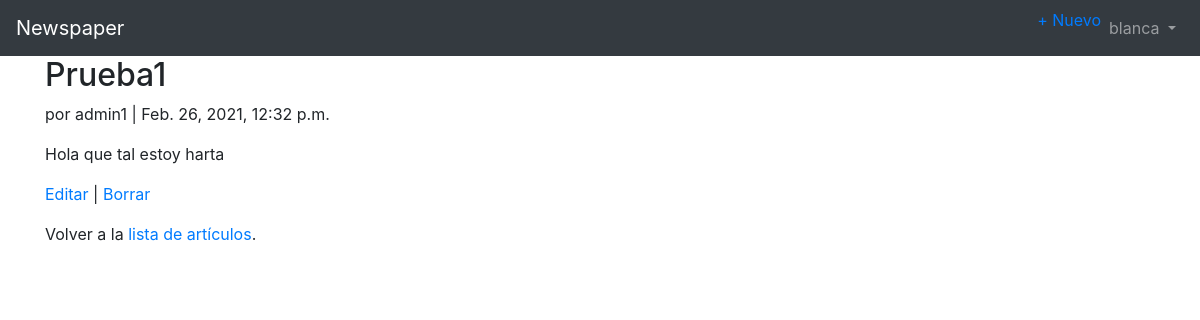
Screenshot of /articles/1/ (signed in) with the database file from the repository.
### accounts/models.py (models this page shows)
class CustomUser(AbstractUser):
    age = models.PositiveIntegerField(null=True, blank=True)

### articles/models.py (models this page shows, shortened)
class Article(models.Model):
    title = models.CharField(max_length=255, verbose_name='Título')
    body = models.TextField(verbose_name='Cuerpo')
    date = models.DateTimeField(auto_now_add=True, verbose_name='Fecha')
    author = models.ForeignKey(
        get_user_model(),
        on_delete=models.CASCADE,
        verbose_name='Autor'
    )

### articles/views.py (the view)
# urls.py: path('<int:pk>/', ArticleDetailView.as_view(), name='article_detail'),
class ArticleDetailView(LoginRequiredMixin, DetailView):
    model = Article
    template_name = 'article_detail.html'

### templates/article_detail.html
{% extends 'base.html' %}
{% block content %}
  <div class="article-entry">
    <h2>{{ object.title }}</h2>
      <p>por {{ object.author }} | {{ object.date }}</p>
      <p>{{ object.body }}</p>
  </div>
  <p><a href="{% url 'article_edit' article.pk %}">Editar</a> | <a href="{% url 'article_delete' article.pk %}">Borrar</a></p>
  <p>Volver a la <a href="{% url 'article_list' %}">lista de artículos</a>.</p>
{% endblock content %}

### templates/base.html (shortened to what this page needs)
<!doctype html>
<html lang="es">
  <head>
    <link rel="stylesheet" href="https://cdn.jsdelivr.net/npm/bootstrap@4.5.3/dist/css/bootstrap.min.css">
  </head>
  <body>
    <nav class="navbar navbar-expand-lg navbar-dark bg-dark">
      <a class="navbar-brand" href="{% url 'home' %}">Newspaper</a>
      <div class="collapse navbar-collapse" id="navbarSupportedContent">
        {% if user.is_authenticated %}
          <ul class="navbar-nav ml-auto">
            <li class="nav-item">
              <a href="{% url 'article_new' %}">+ Nuevo</a>
            </li>
            <li class="nav-item">
              <a class="nav-link dropdown-toggle" href="#" id="navbarDropdown" role="button" data-toggle="dropdown" aria-haspopup="true" aria-expanded="false">
                {{ user.username }}
              </a>
            </li>
          </ul>
        {% else %}
          <form class="form-inline ml-auto">
            <a href="{% url 'login' %}" class="btn btn-outline-secondary">Log In</a>
            <a href="{% url 'signup' %}" class="btn btn-primary ml-2">Sign up</a>
          </form>
        {% endif %}
      </div>
    </nav>
    <main>
      <div class="container">
        {% block content %}
        {% endblock content %}
      </div>
    </main>
  </body>
</html>

### rows the page displays
CustomUser: username "blanca"
Article: title "Prueba1", author "admin1", date "Feb. 26, 2021, 12:32 p.m.", body "Hola que tal estoy harta"
